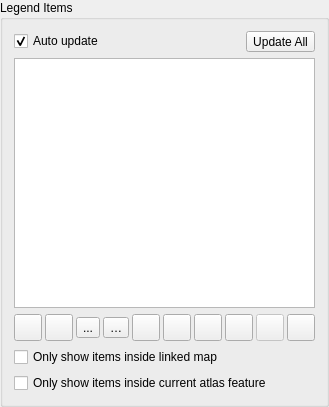
        <widget class="QgsCollapsibleGroupBoxBasic" name="mLegendItemColGroupBox">
         <property name="focusPolicy">
          <enum>Qt::StrongFocus</enum>
         </property>
         <property name="title">
          <string>Legend Items</string>
         </property>
         <property name="syncGroup" stdset="0">
          <string notr="true">composeritem</string>
         </property>
         <property name="collapsed" stdset="0">
          <bool>false</bool>
         </property>
         <layout class="QVBoxLayout" name="verticalLayout_2">
          <item>
           <layout class="QHBoxLayout" name="horizontalLayout">
            <item>
             <widget class="QCheckBox" name="mCheckBoxAutoUpdate">
              <property name="toolTip">
               <string>Keeps the legend contents synchronized with the main application legend. Customization is not possible and must be done in the main application.</string>
              </property>
              <property name="text">
               <string>Auto update</string>
              </property>
              <property name="checked">
               <bool>true</bool>
              </property>
             </widget>
            </item>
            <item>
             <spacer name="horizontalSpacer_3">
              <property name="orientation">
               <enum>Qt::Horizontal</enum>
              </property>
              <property name="sizeHint" stdset="0">
               <size>
                <width>0</width>
                <height>20</height>
               </size>
              </property>
             </spacer>
            </item>
            <item>
             <widget class="QToolButton" name="mUpdateAllPushButton">
              <property name="toolTip">
               <string>Update whole legend. Layers are added/removed according to main application legend. User defined labels will be deleted.</string>
              </property>
              <property name="text">
               <string>Update All</string>
              </property>
             </widget>
            </item>
           </layout>
          </item>
          <item>
           <widget class="QgsLayerTreeView" name="mItemTreeView">
            <property name="minimumSize">
             <size>
              <width>0</width>
              <height>250</height>
             </size>
            </property>
            <property name="selectionMode">
             <enum>QAbstractItemView::ContiguousSelection</enum>
            </property>
            <property name="headerHidden">
             <bool>true</bool>
            </property>
            <attribute name="headerVisible">
             <bool>false</bool>
            </attribute>
           </widget>
          </item>
          <item>
           <layout class="QHBoxLayout" name="horizontalLayout_2">
            <property name="spacing">
             <number>3</number>
            </property>
            <item>
             <widget class="QToolButton" name="mMoveDownToolButton">
              <property name="sizePolicy">
               <sizepolicy hsizetype="Preferred" vsizetype="Fixed">
                <horstretch>0</horstretch>
                <verstretch>0</verstretch>
               </sizepolicy>
              </property>
              <property name="toolTip">
               <string>Move item down</string>
              </property>
              <property name="text">
               <string/>
              </property>
              <property name="icon">
               <iconset resource="../../../images/images.qrc">
                <normaloff>:/images/themes/default/mActionArrowDown.svg</normaloff>:/images/themes/default/mActionArrowDown.svg</iconset>
              </property>
              <property name="iconSize">
               <size>
                <width>20</width>
                <height>20</height>
               </size>
              </property>
             </widget>
            </item>
            <item>
             <widget class="QToolButton" name="mMoveUpToolButton">
              <property name="toolTip">
               <string>Move item up</string>
              </property>
              <property name="text">
               <string/>
              </property>
              <property name="icon">
               <iconset resource="../../../images/images.qrc">
                <normaloff>:/images/themes/default/mActionArrowUp.svg</normaloff>:/images/themes/default/mActionArrowUp.svg</iconset>
              </property>
              <property name="iconSize">
               <size>
                <width>20</width>
                <height>20</height>
               </size>
              </property>
             </widget>
            </item>
            <item>
             <widget class="QToolButton" name="mInvertNodesToolButton">
              <property name="text">
               <string>...</string>
              </property>
              <property name="icon">
               <iconset resource="../../../images/images.qrc">
                <normaloff>:/images/themes/default/mActionInvertNodes.svg</normaloff>:/images/themes/default/mActionInvertNodes.svg</iconset>
              </property>
              <property name="iconSize">
               <size>
                <width>20</width>
                <height>20</height>
               </size>
              </property>
             </widget>
            </item>
            <item>
             <widget class="QToolButton" name="mAddGroupToolButton">
              <property name="toolTip">
               <string>Add group</string>
              </property>
              <property name="text">
               <string>…</string>
              </property>
              <property name="icon">
               <iconset resource="../../../images/images.qrc">
                <normaloff>:/images/themes/default/mActionAddGroup.svg</normaloff>:/images/themes/default/mActionAddGroup.svg</iconset>
              </property>
              <property name="iconSize">
               <size>
                <width>20</width>
                <height>20</height>
               </size>
              </property>
             </widget>
            </item>
            <item>
             <widget class="QToolButton" name="mAddToolButton">
              <property name="toolTip">
               <string>Add layer(s) to legend</string>
              </property>
              <property name="text">
               <string/>
              </property>
              <property name="icon">
               <iconset resource="../../../images/images.qrc">
                <normaloff>:/images/themes/default/symbologyAdd.svg</normaloff>:/images/themes/default/symbologyAdd.svg</iconset>
              </property>
              <property name="iconSize">
               <size>
                <width>20</width>
                <height>20</height>
               </size>
              </property>
             </widget>
            </item>
            <item>
             <widget class="QToolButton" name="mRemoveToolButton">
              <property name="toolTip">
               <string>Remove selected item(s) from legend</string>
              </property>
              <property name="text">
               <string/>
              </property>
              <property name="icon">
               <iconset resource="../../../images/images.qrc">
                <normaloff>:/images/themes/default/symbologyRemove.svg</normaloff>:/images/themes/default/symbologyRemove.svg</iconset>
              </property>
              <property name="iconSize">
               <size>
                <width>20</width>
                <height>20</height>
               </size>
              </property>
             </widget>
            </item>
            <item>
             <widget class="QToolButton" name="mEditPushButton">
              <property name="toolTip">
               <string>Edit selected item properties</string>
              </property>
              <property name="text">
               <string/>
              </property>
              <property name="icon">
               <iconset resource="../../../images/images.qrc">
                <normaloff>:/images/themes/default/symbologyEdit.svg</normaloff>:/images/themes/default/symbologyEdit.svg</iconset>
              </property>
              <property name="iconSize">
               <size>
                <width>20</width>
                <height>20</height>
               </size>
              </property>
             </widget>
            </item>
            <item>
             <widget class="QToolButton" name="mLayerExpressionButton">
              <property name="toolTip">
               <string> Add an expression to the vector layer and each child symbol's label</string>
              </property>
              <property name="icon">
               <iconset resource="../../../images/images.qrc">
                <normaloff>:/images/themes/default/mIconExpression.svg</normaloff>:/images/themes/default/mIconExpression.svg</iconset>
              </property>
              <property name="iconSize">
               <size>
                <width>20</width>
                <height>20</height>
               </size>
              </property>
             </widget>
            </item>
            <item>
             <widget class="QToolButton" name="mCountToolButton">
              <property name="enabled">
               <bool>false</bool>
              </property>
              <property name="toolTip">
               <string>Show feature count for each class of vector layer.</string>
              </property>
              <property name="text">
               <string/>
              </property>
              <property name="icon">
               <iconset resource="../../../images/images.qrc">
                <normaloff>:/images/themes/default/mActionSum.svg</normaloff>:/images/themes/default/mActionSum.svg</iconset>
              </property>
              <property name="iconSize">
               <size>
                <width>20</width>
                <height>20</height>
               </size>
              </property>
              <property name="checkable">
               <bool>true</bool>
              </property>
             </widget>
            </item>
            <item>
             <spacer name="horizontalSpacer_4">
              <property name="orientation">
               <enum>Qt::Horizontal</enum>
              </property>
              <property name="sizeHint" stdset="0">
               <size>
                <width>0</width>
                <height>20</height>
               </size>
              </property>
             </spacer>
            </item>
            <item>
             <widget class="QgsLegendFilterButton" name="mExpressionFilterButton">
              <property name="toolTip">
               <string>Filter expression</string>
              </property>
              <property name="text">
               <string/>
              </property>
              <property name="icon">
               <iconset resource="../../../images/images.qrc">
                <normaloff>:/images/themes/default/mIconExpressionFilter.svg</normaloff>:/images/themes/default/mIconExpressionFilter.svg</iconset>
              </property>
              <property name="iconSize">
               <size>
                <width>20</width>
                <height>20</height>
               </size>
              </property>
             </widget>
            </item>
           </layout>
          </item>
          <item>
           <widget class="QCheckBox" name="mFilterByMapCheckBox">
            <property name="toolTip">
             <string>Filter out legend elements that lie outside the linked map item.</string>
            </property>
            <property name="text">
             <string>Only show items inside linked map</string>
            </property>
           </widget>
          </item>
          <item>
           <widget class="QCheckBox" name="mFilterLegendByAtlasCheckBox">
            <property name="toolTip">
             <string>Filter out legend elements that lie outside the current atlas feature.</string>
            </property>
            <property name="text">
             <string>Only show items inside current atlas feature</string>
            </property>
           </widget>
          </item>
         </layout>
        </widget>
